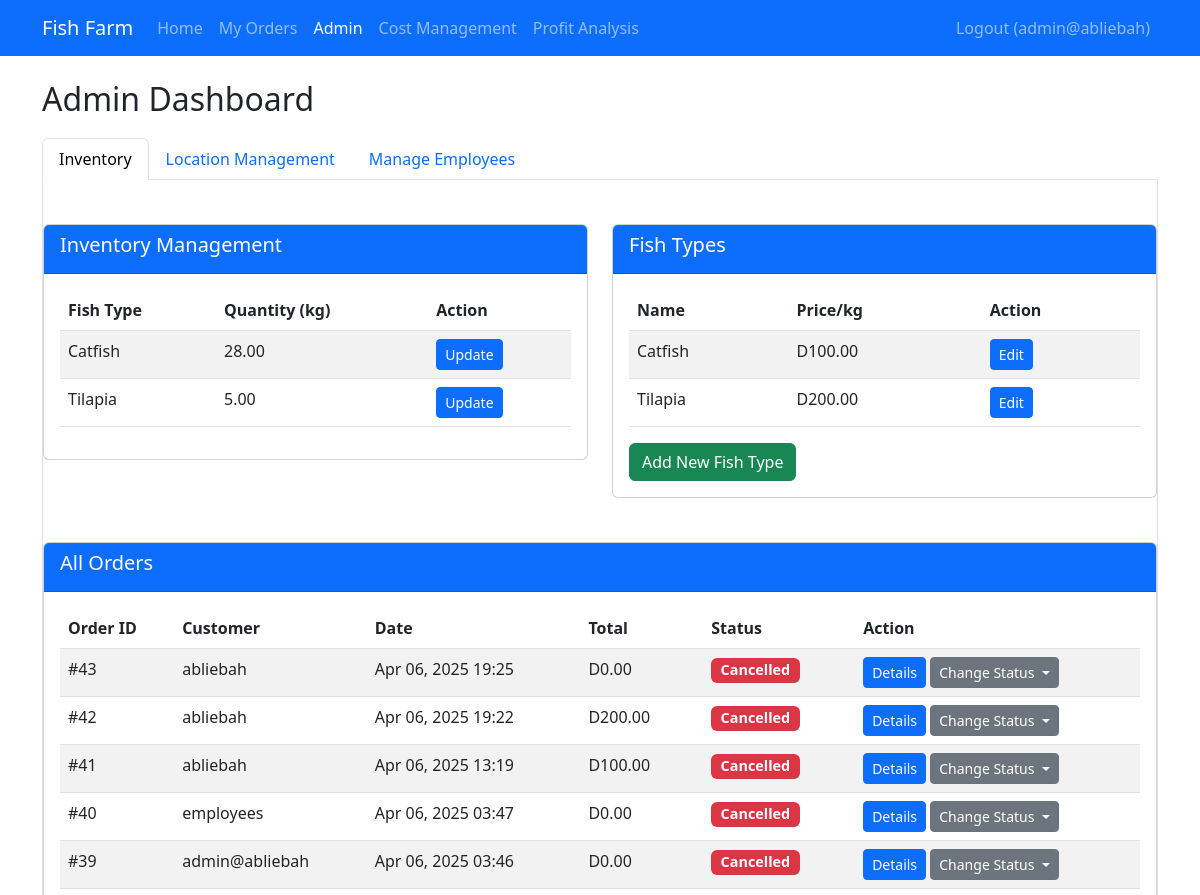
The page /admin.php (signed in, upper part) on the database as committed earlier.
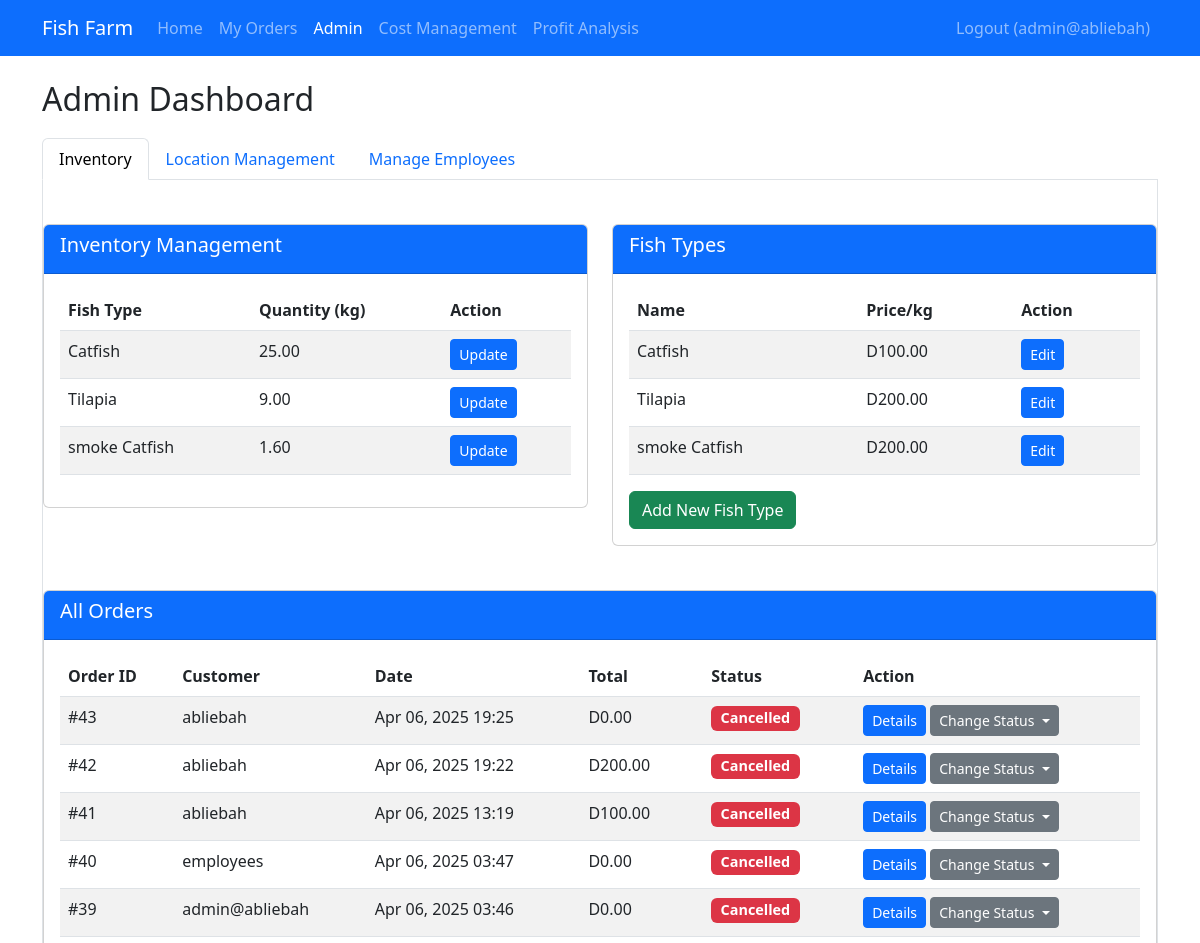
The same page on the database as committed later.
### tables this page shows
CREATE TABLE `inventory` (
  `id` int(11) NOT NULL,
  `fish_type_id` int(11) NOT NULL,
  `quantity_kg` decimal(10,2) NOT NULL,
  `last_updated` timestamp NOT NULL DEFAULT current_timestamp() ON UPDATE current_timestamp()
);

CREATE TABLE `fish_types` (
  `id` int(11) NOT NULL,
  `name` varchar(50) NOT NULL,
  `description` text DEFAULT NULL,
  `price_per_kg` decimal(10,2) NOT NULL,
  `image_path` varchar(255) DEFAULT NULL
);

CREATE TABLE `orders` (
  `id` int(11) NOT NULL,
  `user_id` int(11) NOT NULL,
  `order_date` timestamp NOT NULL DEFAULT current_timestamp(),
  `status` enum('pending','processing','completed','cancelled') DEFAULT 'pending',
  `total_amount` decimal(10,2) NOT NULL
);

CREATE TABLE `users` (
  `id` int(11) NOT NULL,
  `username` varchar(50) NOT NULL,
  `password` varchar(255) NOT NULL,
  `email` varchar(100) NOT NULL,
  `role` enum('admin','employee','customer') DEFAULT 'customer',
  `created_at` timestamp NOT NULL DEFAULT current_timestamp()
);

### functions.php (called while the page is built, shortened)
<?php
require_once 'config.php';
function getAllFishTypes()
{
    global $pdo;
    $stmt = $pdo->query("SELECT * FROM fish_types");
    return $stmt->fetchAll();
}
function getInventory()
{
    global $pdo;
    $stmt = $pdo->query("SELECT i.*, f.name, f.price_per_kg FROM inventory i JOIN fish_types f ON i.fish_type_id = f.id");
    return $stmt->fetchAll();
}
function getOrders($userId = null)
{
    global $pdo;
    if ($userId) {
        $stmt = $pdo->prepare("SELECT o.*, u.username FROM orders o JOIN users u ON o.user_id = u.id WHERE o.user_id = ? ORDER BY o.order_date DESC");
        $stmt->execute([$userId]);
    } else {
        $stmt = $pdo->query("SELECT o.*, u.username FROM orders o JOIN users u ON o.user_id = u.id ORDER BY o.order_date DESC");
    }
    return $stmt->fetchAll();
}

### admin.php (the view, shortened to what the changed rows need)
<?php
require_once 'auth.php';
require_once 'functions.php';
$fishTypes = getAllFishTypes();
$inventory = getInventory();
$orders = getOrders();
?>
<!DOCTYPE html>
<html lang="en">
<head>
    <link href="https://cdn.jsdelivr.net/npm/bootstrap@5.3.0/dist/css/bootstrap.min.css" rel="stylesheet">
</head>
<body>
    <div class="container mt-4">
        <h2>Admin Dashboard</h2>
        <div class="tab-content" id="adminTabsContent">
            <div class="tab-pane fade show active" id="inventory" role="tabpanel">
                <div class="row mt-4">
                    <div class="col-md-6">
                        <div class="card">
                            <div class="card-body">
                                <table class="table table-striped">
                                    <thead>
                                        <tr>
                                            <th>Fish Type</th>
                                            <th>Quantity (kg)</th>
                                            <th>Action</th>
                                        </tr>
                                    </thead>
                                    <tbody>
                                        <?php foreach ($inventory as $item): ?>
                                            <tr>
                                                <td><?= htmlspecialchars($item['name']) ?></td>
                                                <td><?= number_format($item['quantity_kg'], 2) ?></td>
                                                <td>
                                                    <button class="btn btn-sm btn-primary" data-bs-toggle="modal" data-bs-target="#updateInventoryModal"
                                                        data-id="<?= $item['fish_type_id'] ?>" data-name="<?= htmlspecialchars($item['name']) ?>"
                                                        data-quantity="<?= $item['quantity_kg'] ?>">
                                                        Update
                                                    </button>
                                                </td>
                                            </tr>
                                        <?php endforeach; ?>
                                    </tbody>
                                </table>
                            </div>
                        </div>
                    </div>
                    <div class="col-md-6">
                        <div class="card">
                            <div class="card-body">
                                <table class="table table-striped">
                                    <thead>
                                        <tr>
                                            <th>Name</th>
                                            <th>Price/kg</th>
                                            <th>Action</th>
                                        </tr>
                                    </thead>
                                    <tbody>
                                        <?php foreach ($fishTypes as $fish): ?>
                                            <tr>
                                                <td><?= htmlspecialchars($fish['name']) ?></td>
                                                <td>D<?= number_format($fish['price_per_kg'], 2) ?></td>
                                                <td>
                                                    <button class="btn btn-sm btn-primary" data-bs-toggle="modal" data-bs-target="#editFishModal"
                                                        data-id="<?= $fish['id'] ?>" data-name="<?= htmlspecialchars($fish['name']) ?>"
                                                        data-description="<?= htmlspecialchars($fish['description']) ?>"
                                                        data-price="<?= $fish['price_per_kg'] ?>">
                                                        Edit
                                                    </button>
                                                </td>
                                            </tr>
                                        <?php endforeach; ?>
                                    </tbody>
                                </table>
                            </div>
                        </div>
                    </div>
                </div>
                <div class="card mt-4">
                    <div class="card-body">
                        <table class="table table-striped">
                            <thead>
                                <tr>
                                    <th>Order ID</th>
                                    <th>Customer</th>
                                    <th>Date</th>
                                    <th>Total</th>
                                    <th>Status</th>
                                    <th>Action</th>
                                </tr>
                            </thead>
                            <tbody>
                                <?php foreach ($orders as $order): ?>
                                    <tr>
                                        <td>#<?= $order['id'] ?></td>
                                        <td><?= htmlspecialchars($order['username']) ?></td>
                                        <td><?= date('M d, Y H:i', strtotime($order['order_date'])) ?></td>
                                        <td>D<?= number_format($order['total_amount'], 2) ?></td>
                                        <td>
                                            <span class="badge
                                <?= $order['status'] === 'completed' ? 'bg-success' : ($order['status'] === 'processing' ? 'bg-primary' : ($order['status'] === 'cancelled' ? 'bg-danger' : 'bg-secondary')) ?>">
                                                <?= ucfirst($order['status']) ?>
                                            </span>
                                        </td>
                                        <td>
                                            <button class="btn btn-sm btn-primary" data-bs-toggle="modal" data-bs-target="#orderDetailsModal"
                                                data-id="<?= $order['id'] ?>">
                                                Details
                                            </button>
                                            <div class="btn-group">
                                                <button type="button" class="btn btn-sm btn-secondary dropdown-toggle" data-bs-toggle="dropdown">
                                                    Change Status
                                                </button>
                                            </div>
                                        </td>
                                    </tr>
                                <?php endforeach; ?>
                            </tbody>
                        </table>
                    </div>
                </div>
</body>
</html>

Rows that differ between the two databases and show on the page:
changed inventory "Catfish": quantity_kg "28.00" → "25.00"
changed inventory "Tilapia": quantity_kg "5.00" → "9.00"
added inventory: fish_type.name "smoke Catfish", quantity_kg "1.60"
added fish_types: name "smoke Catfish", price_per_kg "200.00"
